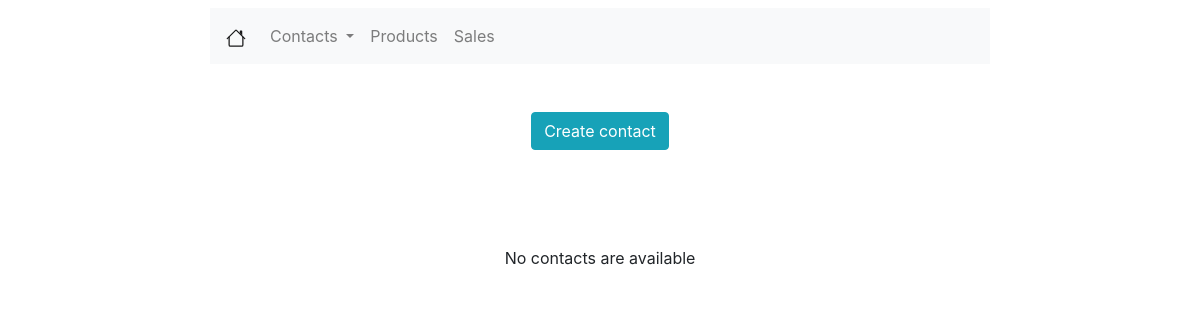
Page /contacts/ (signed in) on the earlier database version.
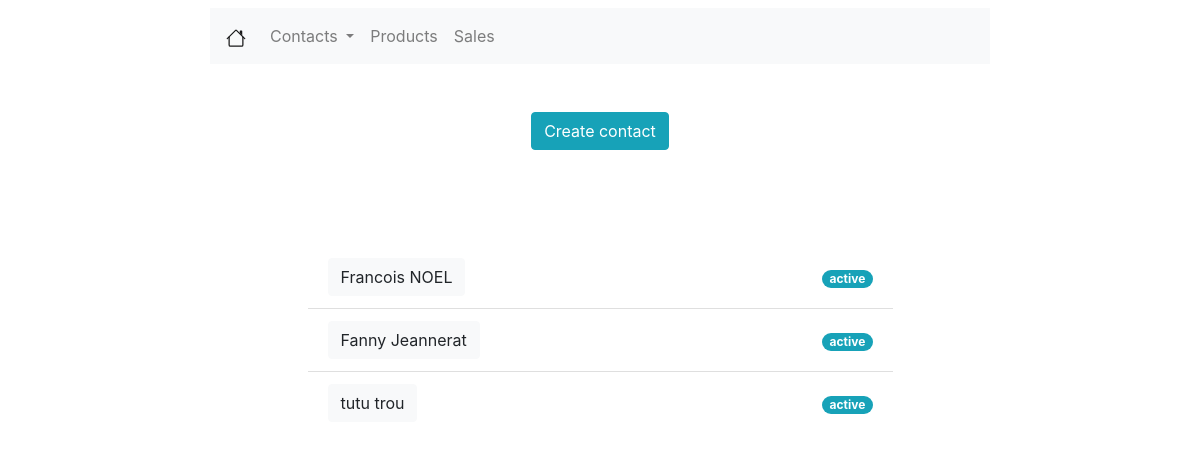
Same page on the later database version.
### contacts/models.py (models this page shows, shortened)
class Contact(models.Model):
    COUNTRY_CHOICES = (
        ('US', 'United States'),
        ('FR', 'France'),
        ('CH', 'Suisse'),
        ('RU', 'Russia'),
        ('IT', 'Italy'),
    )
    TITLE_CHOICES = (
        ('M.', 'Monsieur'),
        ('Mme', 'Madame'),
        ('Melle', 'Mademoiselle'),
        ('NA', 'Sans avis'),
    )
    LANG_CHOICES = (
        ('EN', 'Anglais'),
        ('FR', 'Francais'),
        ('CH', 'Suisse'),
        ('RU', 'Russe'),
        ('IT', 'Italien'),
    )
    is_active = models.BooleanField(verbose_name="active", default=True)
    title = models.CharField(verbose_name="titre", max_length=50, null=False, choices=TITLE_CHOICES, default='Mme')
    lang = models.CharField(verbose_name="Langue", max_length=80, null=False, choices=LANG_CHOICES, default='US')
    name = models.CharField(verbose_name='Prénom', max_length=200, null=True)
    lastname = models.CharField(verbose_name='Nom de famille', max_length=200, null=True)
    age = models.IntegerField(verbose_name='Age', null=True)
    street = models.CharField(verbose_name="Adresse", max_length=100, null=True)
    region_zip = models.IntegerField(verbose_name="Code postale", null=True)
    city = models.CharField(verbose_name="Ville", max_length=200, null=True)
    country = models.CharField(verbose_name="Pays", max_length=100, null=False, choices=COUNTRY_CHOICES, default='CH')
    phone = PhoneNumberField(null=True)
    mobile = PhoneNumberField(null=True)
    email = models.EmailField(verbose_name="E-mail", max_length=254, null=True)
    state = models.CharField(verbose_name="Etat", max_length=20, null=True)
    user_id = models.ForeignKey(User, on_delete=models.CASCADE)

### contacts/views.py (the view)
# urls.py: path('', views.IndexView.as_view(), name='contacts'),
class IndexView(LoginRequiredMixin, generic.ListView):
    login_url = reverse_lazy('login')
    template_name = 'contacts/contacts_listview.html'
    context_object_name = 'contacts_list'
    def get_queryset(self):
        return Contact.objects.filter(user_id=self.request.user)

### contacts/templates/contacts/contacts_listview.html (shortened to what this page needs)
{% extends 'viewlist/viewlist.html' %}
{% load static %}
{% block viewlist %}
    <div class="row mx-auto mt-5 justify-content-center">
        <form class="form-inline">
            <a class="btn btn-info" href="{% url 'create_contact' %}" role="button">Create contact</a>
        </form>
    </div>
    <div class="row mx-auto mt-5 justify-content-center">
        {% if contacts_list %}
            <ul class="list-group list-group-flush w-50">
                {% for contact in contacts_list %}
                    <li class="list-group-item d-flex justify-content-between align-items-center">
                        <a class="btn btn-light" href="{% url 'contact_detail' contact.id %}"
                           role="button">{{ contact.name }} {{ contact.lastname }}</a>
                        <a href="{% url 'toggle_active' contact.id %}">
                            {% if contact.is_active %}
                                <span class="badge badge-info badge-pill">active</span>
                            {% else %}
                                <span class="badge badge-danger badge-pill">archived</span>
                            {% endif %}
                        </a>
                    </li>
                {% endfor %}
            </ul>
        {% else %}
            <p>No contacts are available</p>
        {% endif %}
    </div>
{% endblock %}

Differences in the rows shown:
now on this page (row edited): Contact: name "Francois", lastname "NOEL", is_active "active"
now on this page (row edited): Contact: name "Fanny", lastname "Jeannerat", is_active "active"
added Contact: name "tutu", lastname "trou", is_active "active"
Other differences:
text no longer shown: "No contacts are available"
